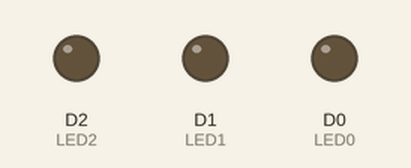
Bench run of a sketch on a simulated ESP8266 (NodeMCU). On the bench: output pins drawn as LEDs (lit = HIGH).

Above: at 1.5 s.
At 4.5 s:
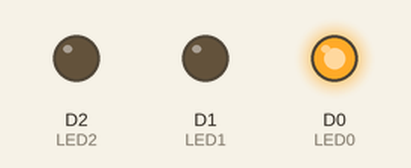
At 7.5 s:
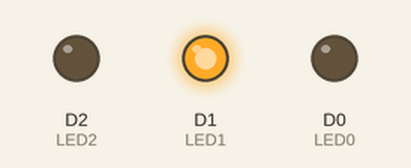
Timing chart, 0 to 11.7 s (numbered marks = the images above):
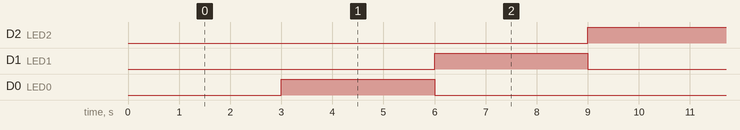

The sketch:

1.5.ino
```cpp
//Реализовать задание из пункта №3, но с использованием встроенного аппаратного таймера вместо нажатия на кнопку (модель сфетофора);
#define LED0 D0
#define LED1 D1
#define LED2 D2

unsigned long last_time;
int step = 0;


void setup() {
  pinMode(LED0, OUTPUT);
  pinMode(LED1, OUTPUT);
  pinMode(LED2, OUTPUT);
}

void loop() {
  if(millis() - last_time > 3000){
    last_time = millis();
    switch (step){
      case 0:
        digitalWrite(LED0, 1);
        digitalWrite(LED1, 0);
        digitalWrite(LED2, 0);
        break;
      case 1:
        digitalWrite(LED0, 0);
        digitalWrite(LED1, 1);
        digitalWrite(LED2, 0);
        break;
      case 2:
        digitalWrite(LED0, 0);
        digitalWrite(LED1, 0);
        digitalWrite(LED2, 3);
        break;
    }
    ++step;
    if (step >= 3) step = 0;
  }
}
```

Measured:
- by itself, D2 (LED2), D1 (LED1), D0 (LED0): alternates HIGH for 3.0 s and LOW for 6.0 s
- by itself, everything shown: repeats every 9.0 s, in 3 steps
